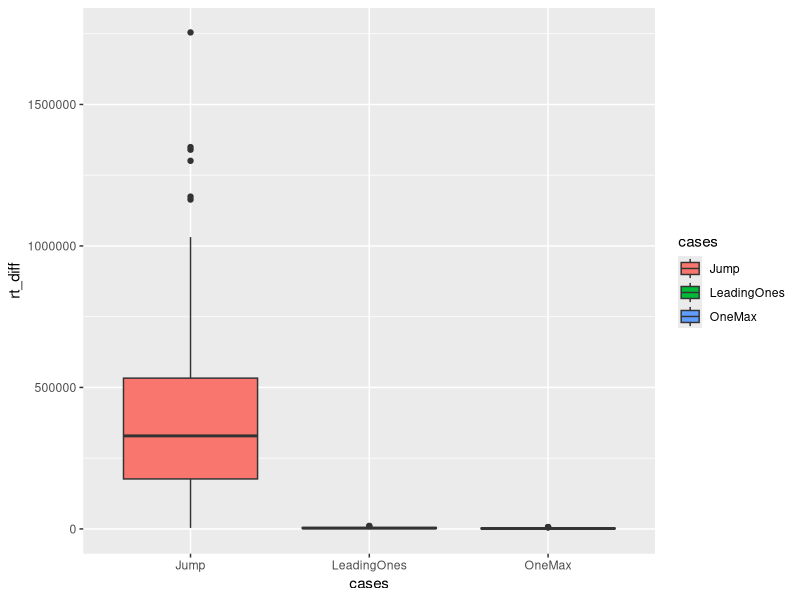

Write the R code that produced this figure.
## ---- chunk 1
knitr::opts_chunk$set(echo = TRUE)
library(tidyverse)
## ---- chunk 2
problem_size = 200
sample_size = 100
groups = c("OneMax", "LeadingOnes","Jump")
means = c(log(problem_size) * problem_size, problem_size^2, problem_size^3)
sds = c(2500, 4000, 500000)
ids = 1:(sample_size * length(groups))
## ---- chunk 3
rt_diff = c(abs(rnorm(n=sample_size, mean=means[1], sd=sds[1]) - means[1]),
           abs(rnorm(n=sample_size, mean=means[2], sd=sds[2]) - means[2]),
           abs(rnorm(n=sample_size, mean=means[3], sd=sds[3]) - means[3]))
cases = rep(groups, each=sample_size)
rtdata = data.frame(ids, cases, rt_diff)
## ---- chunk 4
anova_model = aov(rt_diff ~ cases)
z = unlist(summary(anova_model))
anova_summary = list(fval=z[7], probf=z[9])
anova_summary
## ---- chunk 5
anova_plot = ggplot(data=rtdata, aes(x=cases, y=rt_diff, fill=cases)) +
  geom_boxplot()
anova_plot
## ---- chunk 6
sds = c(1000, 1100, 1300)
rt_diff = c(abs(rnorm(n=sample_size, mean=means[1], sd=sds[1]) - means[1]),
           abs(rnorm(n=sample_size, mean=means[2], sd=sds[2]) - means[2]),
           abs(rnorm(n=sample_size, mean=means[3], sd=sds[3]) - means[3]))
cases = rep(groups, each=sample_size)
rtdata = data.frame(ids, cases, rt_diff)
anova_model = aov(rt_diff ~ cases)
z = unlist(summary(anova_model))
anova_summary = list(fval=z[7], probf=z[9])
anova_summary
## ---- chunk 7
sds = c(2500, 4000, 500000)
sample_size = 20
rt_diff = c(abs(rnorm(n=sample_size, mean=means[1], sd=sds[1]) - means[1]),
           abs(rnorm(n=sample_size, mean=means[2], sd=sds[2]) - means[2]),
           abs(rnorm(n=sample_size, mean=means[3], sd=sds[3]) - means[3]))
cases = rep(groups, each=sample_size)
rtdata = data.frame(ids, cases, rt_diff)
anova_model = aov(rt_diff ~ cases)
z = unlist(summary(anova_model))
anova_summary = list(fval=z[7], probf=z[9])
anova_summary
